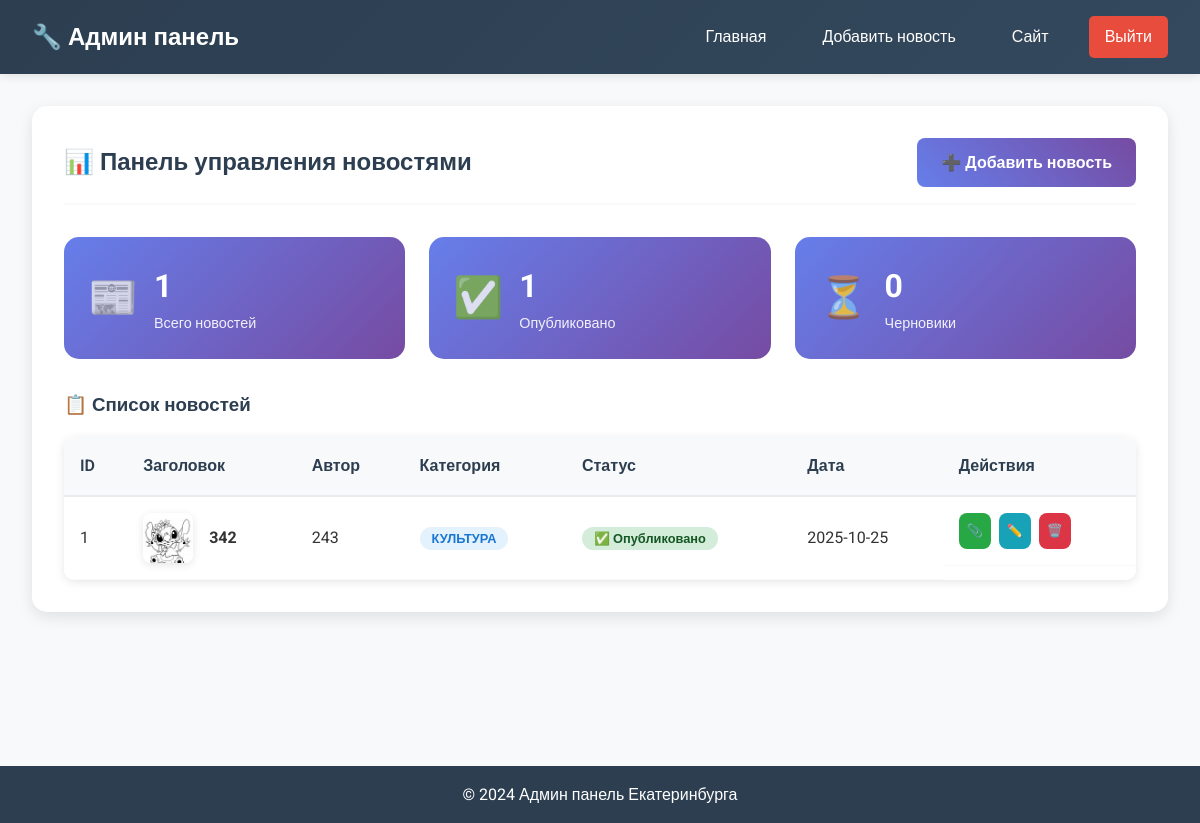
/admin (signed in), run on the app's committed database.
### tables this page shows
CREATE TABLE news (
            id INTEGER PRIMARY KEY AUTOINCREMENT,
            title TEXT NOT NULL,
            content TEXT NOT NULL,
            author TEXT NOT NULL,
            category TEXT DEFAULT 'Общие',
            created_at TIMESTAMP DEFAULT CURRENT_TIMESTAMP,
            is_published BOOLEAN DEFAULT FALSE
        , attachment_filename TEXT, attachment_original_name TEXT);

### app.py (the view)
    def decorated_function(*args, **kwargs):
        if 'admin_logged_in' not in session:
            return redirect(url_for('admin_login'))
        return f(*args, **kwargs)

### app.py (called while the page is built)
def get_all_news():
    conn = sqlite3.connect('news.db')
    cursor = conn.cursor()
    cursor.execute('SELECT * FROM news ORDER BY created_at DESC')
    news = cursor.fetchall()
    conn.close()
    return news

def login_required(f):
    def decorated_function(*args, **kwargs):
        if 'admin_logged_in' not in session:
            return redirect(url_for('admin_login'))
        return f(*args, **kwargs)
    decorated_function.__name__ = f.__name__
    return decorated_function

@app.route('/admin')
@login_required
def admin_dashboard():
    news = get_all_news()
    return render_template('admin/dashboard.html', news=news)

### templates/admin/dashboard.html (shortened to what this page needs)
{% extends "admin/base.html" %}
{% block content %}
<div class="admin-dashboard">
    <div class="dashboard-header">
        <h2>📊 Панель управления новостями</h2>
        <a href="{{ url_for('admin_add_news') }}" class="btn btn-primary">
            ➕ Добавить новость
        </a>
    </div>
    <div class="stats-grid">
        <div class="stat-card">
            <div class="stat-icon">📰</div>
            <div class="stat-content">
                <h3>{{ news|length }}</h3>
                <p>Всего новостей</p>
            </div>
        </div>
        <div class="stat-card">
            <div class="stat-icon">✅</div>
            <div class="stat-content">
                <h3>{{ news|selectattr('6', 'equalto', True)|list|length }}</h3>
                <p>Опубликовано</p>
            </div>
        </div>
        <div class="stat-card">
            <div class="stat-icon">⏳</div>
            <div class="stat-content">
                <h3>{{ news|selectattr('6', 'equalto', False)|list|length }}</h3>
                <p>Черновики</p>
            </div>
        </div>
    </div>
    <div class="news-table-container">
        <h3>📋 Список новостей</h3>
        {% if news %}
        <div class="news-table">
            <table>
                <thead>
                    <tr>
                        <th>ID</th>
                        <th>Заголовок</th>
                        <th>Автор</th>
                        <th>Категория</th>
                        <th>Статус</th>
                        <th>Дата</th>
                        <th>Действия</th>
                    </tr>
                </thead>
                <tbody>
                    {% for item in news %}
                    <tr>
                        <td>{{ item[0] }}</td>
                        <td class="title-cell">
                            <div class="news-preview">
                                {% if item|length > 7 and item[7] and item[7].lower().endswith(('.jpg', '.jpeg', '.png', '.gif')) %}
                                <img src="{{ url_for('static', filename='uploads/' + item[7]) }}"
                                     alt="Превью" class="news-thumbnail">
                                {% endif %}
                                <strong>{{ item[1][:50] }}{% if item[1]|length > 50 %}...{% endif %}</strong>
                            </div>
                        </td>
                        <td>{{ item[3] }}</td>
                        <td>
                            <span class="category-badge category-{{ item[4].lower() }}">
                                {{ item[4] }}
                            </span>
                        </td>
                        <td>
                            {% if item[6] %}
                                <span class="status-badge status-published">✅ Опубликовано</span>
                            {% else %}
                                <span class="status-badge status-draft">⏳ Черновик</span>
                            {% endif %}
                        </td>
                        <td>{{ item[5][:10] }}</td>
                        <td class="actions">
                            {% if item|length > 7 and item[7] %}
                            <a href="{{ url_for('download_file', filename=item[7]) }}"
                               class="btn btn-sm btn-download" title="Скачать файл">📎</a>
                            {% endif %}
                            <a href="{{ url_for('admin_edit_news', news_id=item[0]) }}"
                               class="btn btn-sm btn-edit" title="Редактировать">✏️</a>
                            <a href="{{ url_for('admin_delete_news', news_id=item[0]) }}"
                               class="btn btn-sm btn-delete" title="Удалить"
                               onclick="return confirm('Вы уверены, что хотите удалить эту новость?')">🗑️</a>
                        </td>
                    </tr>
                    {% endfor %}
                </tbody>
            </table>
        </div>
        {% endif %}
    </div>
</div>
{% endblock %}

### templates/admin/base.html (shortened to what this page needs)
<!DOCTYPE html>
<html lang="ru">
<head>
    <link rel="stylesheet" href="{{ url_for('static', filename='style.css') }}">
    <link rel="stylesheet" href="{{ url_for('static', filename='admin.css') }}">
</head>
<body class="admin-body">
    <header class="admin-header">
        <div class="admin-nav">
            <div class="admin-logo">
                <h1>🔧 Админ панель</h1>
            </div>
            <nav class="admin-nav-menu">
                <a href="{{ url_for('admin_dashboard') }}" class="admin-nav-link">Главная</a>
                <a href="{{ url_for('admin_add_news') }}" class="admin-nav-link">Добавить новость</a>
                <a href="{{ url_for('index') }}" class="admin-nav-link" target="_blank">Сайт</a>
                <a href="{{ url_for('admin_logout') }}" class="admin-nav-link logout">Выйти</a>
            </nav>
        </div>
    </header>
    <main class="admin-main">
        <div class="admin-container">
            {% block content %}{% endblock %}
        </div>
    </main>
    <footer class="admin-footer">
        <div class="admin-container">
            <p>&copy; 2024 Админ панель Екатеринбурга</p>
        </div>
    </footer>
</body>
</html>

### static/style.css (style rules this page uses)
* { margin: 0; padding: 0; box-sizing: border-box; }
body { font-family: 'Roboto', sans-serif; line-height: 1.6; color: #333; background-color: #f8f9fa; }
footer { background: #2c3e50; color: white; text-align: center; padding: 30px 0; }

### static/admin.css (style rules this page uses)
.admin-body { background: #f8f9fa; font-family: 'Roboto', sans-serif; margin: 0; padding: 0; }
.admin-header { background: linear-gradient(135deg, #2c3e50 0%, #34495e 100%); color: white; box-shadow: 0 2px 10px rgba(0,0,0,0.1); position: sticky; top: 0; z-index: 1000; }
.admin-nav { display: flex; justify-content: space-between; align-items: center; padding: 1rem 2rem; max-width: 1200px; margin: 0 auto; }
.admin-logo h1 { margin: 0; font-size: 1.5rem; font-weight: 700; }
.admin-nav-menu { display: flex; gap: 1.5rem; list-style: none; margin: 0; padding: 0; }
.admin-nav-link { color: white; text-decoration: none; padding: 0.5rem 1rem; border-radius: 5px; transition: all 0.3s ease; font-weight: 500; }
.admin-nav-link.logout { background: #e74c3c; color: white; }
.admin-main { min-height: calc(100vh - 140px); padding: 2rem 0; }
.admin-container { max-width: 1200px; margin: 0 auto; padding: 0 2rem; }
.admin-dashboard { background: white; border-radius: 15px; padding: 2rem; box-shadow: 0 5px 15px rgba(0,0,0,0.1); }
.dashboard-header { display: flex; justify-content: space-between; align-items: center; margin-bottom: 2rem; padding-bottom: 1rem; border-bottom: 2px solid #f8f9fa; }
.dashboard-header h2 { margin: 0; color: #2c3e50; }
.stats-grid { display: grid; grid-template-columns: repeat(auto-fit, minmax(200px, 1fr)); gap: 1.5rem; margin-bottom: 2rem; }
.stat-card { background: linear-gradient(135deg, #667eea 0%, #764ba2 100%); color: white; padding: 1.5rem; border-radius: 15px; display: flex; align-items: center; gap: 1rem; }
.stat-icon { font-size: 2.5rem; opacity: 0.8; }
.stat-content h3 { margin: 0; font-size: 2rem; font-weight: 700; }
.stat-content p { margin: 0; opacity: 0.9; font-size: 0.9rem; }
.news-table-container h3 { margin-bottom: 1rem; color: #2c3e50; }
.news-table { overflow-x: auto; border-radius: 10px; box-shadow: 0 2px 10px rgba(0,0,0,0.1); }
.news-table table { width: 100%; border-collapse: collapse; background: white; }
.news-table th { background: #f8f9fa; padding: 1rem; text-align: left; font-weight: 600; color: #2c3e50; border-bottom: 2px solid #e9ecef; }
.news-table td { padding: 1rem; border-bottom: 1px solid #f8f9fa; vertical-align: middle; }
.title-cell { max-width: 200px; }
.category-badge { padding: 0.25rem 0.75rem; border-radius: 15px; font-size: 0.8rem; font-weight: 600; text-transform: uppercase; }
.category-культура { background: #e3f2fd; color: #1976d2; }
.status-badge { padding: 0.25rem 0.75rem; border-radius: 15px; font-size: 0.8rem; font-weight: 600; }
.status-published { background: #d4edda; color: #155724; }
.actions { display: flex; gap: 0.5rem; }
.btn { display: inline-block; padding: 0.75rem 1.5rem; border: none; border-radius: 8px; text-decoration: none; font-weight: 600; cursor: pointer; transition: all 0.3s ease; text-align: center; }
.btn-primary { background: linear-gradient(45deg, #667eea, #764ba2); color: white; }
.btn-sm { padding: 0.5rem; font-size: 0.8rem; }
.btn-edit { background: #17a2b8; color: white; }
.btn-delete { background: #dc3545; color: white; }
.btn-download { background: #28a745; color: white; }
.news-preview { display: flex; align-items: center; gap: 1rem; }
.news-thumbnail { width: 50px; height: 50px; object-fit: cover; border-radius: 8px; box-shadow: 0 2px 8px rgba(0,0,0,0.1); flex-shrink: 0; }
.title-cell { max-width: 300px; }
.admin-footer { background: #2c3e50; color: white; text-align: center; padding: 1rem 0; margin-top: 2rem; }

### data on the page
news: id "1", attachment_filename (picture), title "342", author "243", category "КУЛЬТУРА", is_published "✅ Опубликовано", created_at "2025-10-25"

### other printed values
{{ news|length }} "1"
{{ news|selectattr('6', 'equalto', True)|list|length }} "1"
{{ news|selectattr('6', 'equalto', False)|list|length }} "0"
